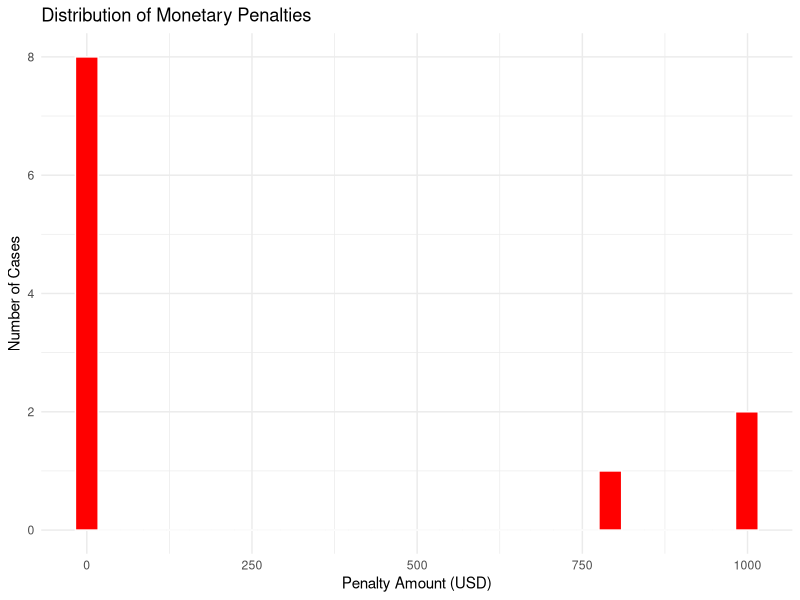
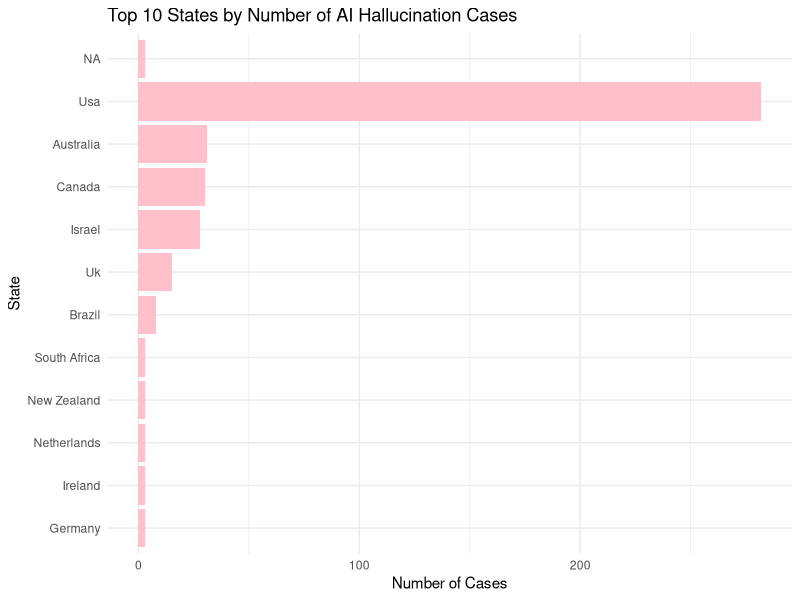

These charts were generated, in order, by the following R code:
## ---- chunk 1
library(tidyverse)
library(broom)
ai_data <- read_csv("../data/Charlotin-hallucination_cases.csv")
#view(ai_data)
## ---- chunk 2
ai_data <- as_tibble(ai_data) |>
  rename(
`case_name` = `Case Name`,
`court` = `Court`,
`state` = `State(s)`,
`date` = `Date`,
`party` = `Party(ies)`,
`ai_tool` = `AI Tool`,
`hallucination` = `Hallucination`,
`outcome` = `Outcome`,
`monetary_penalty` = `Monetary Penalty`,
`professional_sanction` = `Professional Sanction`,
`key_principle` = `Key Principle`,
`pointer` = `Pointer`,
`source` = `Source`,
`details` = `Details`
)
## ---- chunk 3
ai_data <- ai_data |>
  mutate(
    across(
      c(court, state, hallucination, outcome, monetary_penalty, professional_sanction),
      ~ .x |> str_squish() |> str_to_title() |> na_if("")
    )
  )

rates <- tibble::tribble(
  ~currency, ~rate_to_usd,
  "USD", 1,
  "EUR", 1.07,
  "GBP", 1.24,
  "CAD", 0.73
)

ai_data <- ai_data %>% 
  mutate(currency = "USD")


monetary_penalty_tidy <- ai_data %>%
  mutate(
    monetary_penalty = str_replace_all(monetary_penalty, "[$,]", ""),
    monetary_penalty = na_if(monetary_penalty, "none"),
    monetary_penalty = na_if(monetary_penalty, "n/a"),
    monetary_penalty = na_if(monetary_penalty, "na"),
    monetary_penalty = na_if(monetary_penalty, "N/A"),
    monetary_penalty = as.numeric(monetary_penalty)
  )

monetary_penalty_usd <- monetary_penalty_tidy %>%
  mutate(
    monetary_penalty_usd = if_else(str_to_upper(currency) == "USD",
                                   monetary_penalty,
                                   NA_real_)
  )
## ---- chunk 4
ai_tool_tidy <- ai_data |>
  mutate(ai_tool = str_replace_all(ai_tool, " and | & ", ",")) |>
  separate_rows(ai_tool, sep = ",|/|;") |>
  mutate(ai_tool = str_squish(ai_tool),
         ai_tool = na_if(ai_tool, ""),
         ai_tool = if_else(str_to_lower(ai_tool) %in% c("n/a","na","none"), NA_character_, ai_tool)) |>
  drop_na(ai_tool)
## ---- chunk 5

synonyms <- c(
  "ChatGPT" = "OpenAI ChatGPT",
  "GPT-4" = "OpenAI ChatGPT",
  "GPT4" = "OpenAI ChatGPT",
  "Google Gemini" = "Gemini",
  "Google Bard" = "Gemini",
  "Bard" = "Gemini",
  "Claude" = "Anthropic Claude",
  "implied" = "Implied",
  "Copilot" = "MS Copilot",
  "Microsoft CoPilot" = "MS Copilot",
  "CoPilot" = "MS Copilot"
)
ai_tool_tidy <- ai_tool_tidy |>
  mutate(ai_tool = coalesce(synonyms[ai_tool], ai_tool))

## ---- chunk 6
word_counts <- ai_tool_tidy |>
  count(ai_tool, name = "freq", sort = TRUE)
## ---- chunk 7
ai_data <- ai_data |>
  mutate(
    hallucination = case_when(
      str_detect(coalesce(hallucination, ""), regex("citation", ignore_case = TRUE)) ~ "Fake Citation",
      str_detect(coalesce(hallucination, ""), regex("argument",  ignore_case = TRUE)) ~ "Fake Argument",
      str_detect(coalesce(hallucination, ""), regex("quote|source", ignore_case = TRUE)) ~ "Fake Source/Quote",
      TRUE ~ hallucination
    )
  )
ai_data <- ai_data |>
  mutate(
    hallucination = case_when(
      str_detect(hallucination, regex("citation", ignore_case = TRUE)) ~ "Fake Citation",
      str_detect(hallucination, regex("argument", ignore_case = TRUE)) ~ "Fake Argument",
      str_detect(hallucination, regex("quote|source", ignore_case = TRUE)) ~ "Fake Source/Quote",
      TRUE ~ hallucination
    )
  )
ai_data <- ai_data |>
  mutate(
    outcome = case_when(
      str_detect(outcome, regex("dismissed|thrown out", ignore_case = TRUE)) ~ "Dismissed",
      str_detect(outcome, regex("pending|ongoing", ignore_case = TRUE)) ~ "Pending",
      str_detect(outcome, regex("fined|sanction|penalty", ignore_case = TRUE)) ~ "Penalized",
      TRUE ~ outcome
    )
  )
ai_data <- ai_data |>
  mutate(
    professional_sanction = case_when(
      str_detect(professional_sanction, regex("yes|y", ignore_case = TRUE)) ~ "Yes",
      str_detect(professional_sanction, regex("no|n", ignore_case = TRUE)) ~ "No",
      TRUE ~ professional_sanction
    )
  )
## ---- chunk 8
print(dim(ai_data))
## ---- chunk 9
print(glimpse(ai_data))
## ---- chunk 10
print(spec(ai_data))
## ---- chunk 11
summary(ai_data$monetary_penalty)
## ---- chunk 12

ai_data$monetary_penalty <- as.numeric(ai_data$monetary_penalty)

word_counts <- ai_data |>
  count(ai_tool, sort = TRUE)

ggplot(ai_data, aes(x = monetary_penalty)) +
  geom_histogram(bins = 30, fill = "red", color = "white") +
  labs(
    title = "Distribution of Monetary Penalties",
    x = "Penalty Amount (USD)",
    y = "Number of Cases"
  ) +
  theme_minimal()


ai_data |>
  count(state, sort = TRUE) |>
  slice_max(n, n = 10) |>
  ggplot(aes(x = reorder(state, n), y = n)) +
  geom_col(fill = "pink") +
  coord_flip() +
  labs(title = "Top 10 States by Number of AI Hallucination Cases",
       x = "State", y = "Number of Cases") +
  theme_minimal()

